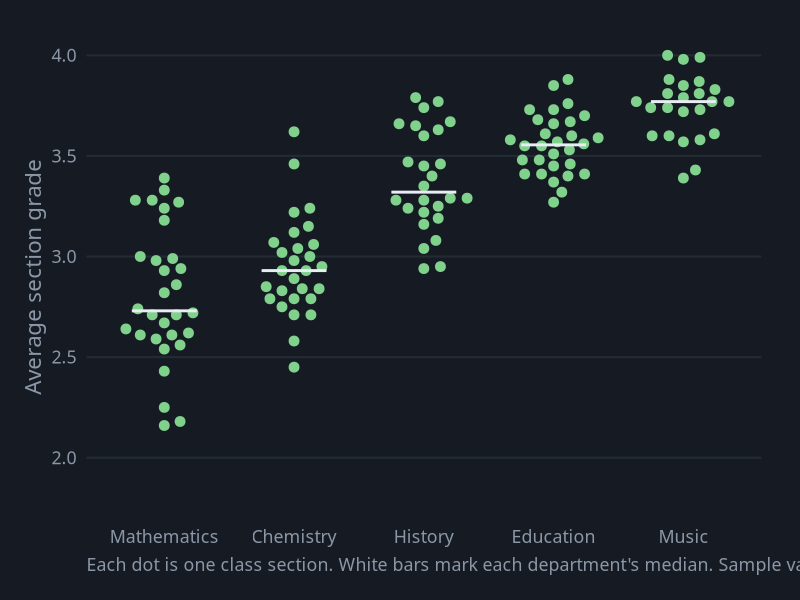
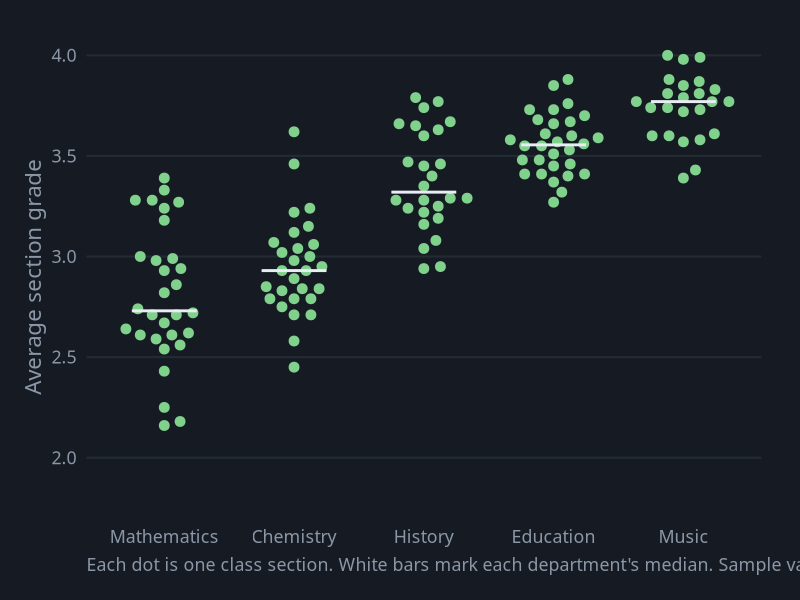

Write the R code that produced these figures, in order.
# Beeswarm Plot
# Question: How is every section's average grade spread within each department?
# Put this script and beeswarm.csv in the same folder, then in RStudio choose
# Session > Set Working Directory > To Source File Location.
# Also needs: ggbeeswarm. Run install.packages("ggbeeswarm") once.

library(tidyverse)
library(ggbeeswarm)

# ---- Gallery look: dark background, soft gray text ----
font <- "IBM Plex Sans"   # use "sans" if IBM Plex Sans is not installed
ink  <- "#8B97A7"

theme_gallery <- function() {
  theme_minimal(base_size = 16, base_family = font) +
    theme(
      plot.background  = element_rect(fill = "#161B23", color = NA),
      panel.grid       = element_line(color = "#222A34"),
      panel.grid.minor = element_blank(),
      text             = element_text(color = ink),
      axis.text        = element_text(color = ink),
      legend.position  = "top",
      legend.title     = element_blank(),
      plot.margin      = margin(24, 28, 18, 18)
    )
}

df <- read_csv("beeswarm.csv", show_col_types = FALSE) |>
  mutate(department = fct_reorder(department, avg_grade, .fun = median))

p <- ggplot(df, aes(x = department, y = avg_grade)) +
  # geom_beeswarm() nudges dots sideways just enough that none overlap
  geom_beeswarm(color = "#7FD18C", size = 3, cex = 2.6) +
  stat_summary(fun = median, geom = "crossbar", width = 0.5, color = "#E8EDF4", linewidth = 0.4) +
  scale_y_continuous(limits = c(1.8, 4.0)) +
  labs(x = NULL, y = "Average section grade",
       caption = "Each dot is one class section. White bars mark each department's median. Sample values.") +
  theme_gallery() +
  theme(panel.grid.major.x = element_blank(), plot.caption = element_text(color = ink, hjust = 0))

ggsave("beeswarm.png", p, width = 9, height = 6, dpi = 200)
p
